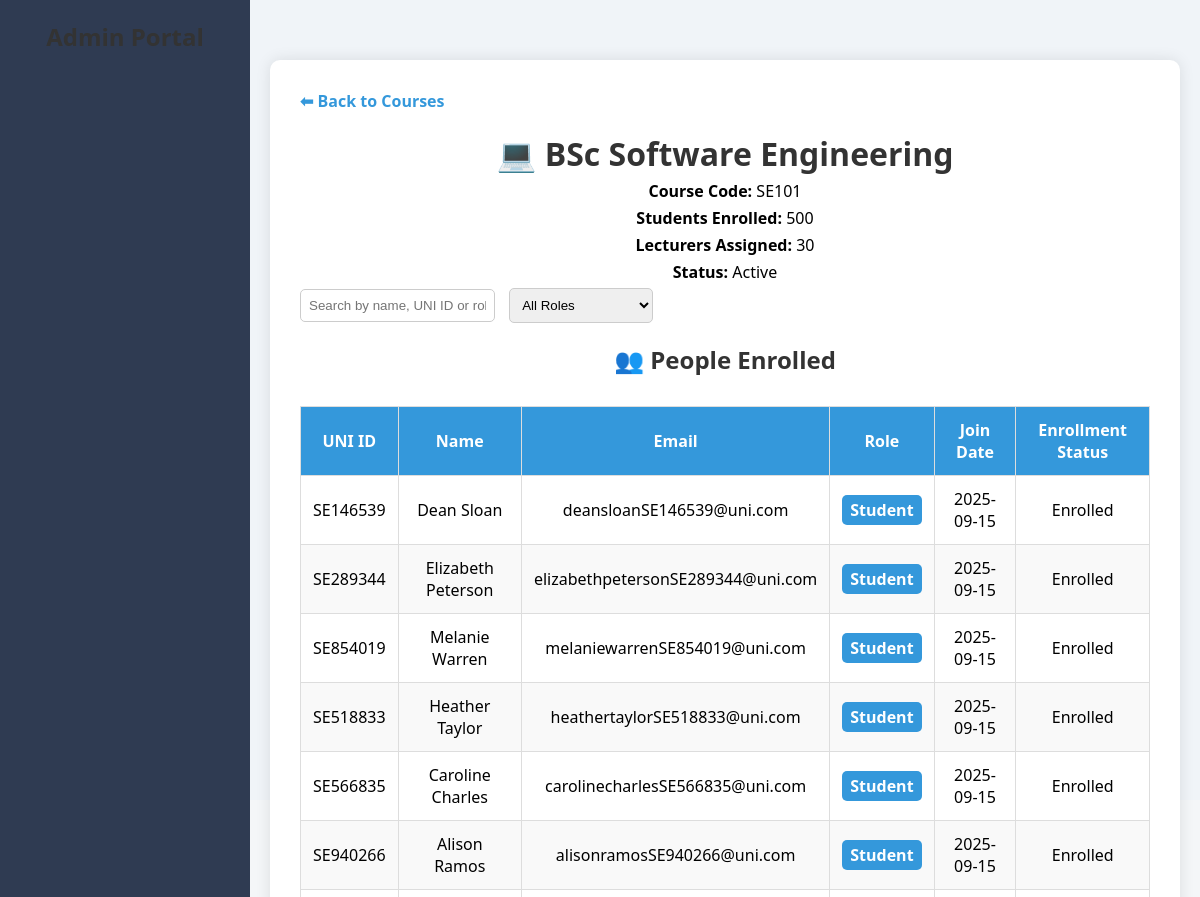
/course/3/view (upper part), run on an earlier commit of the app's database.
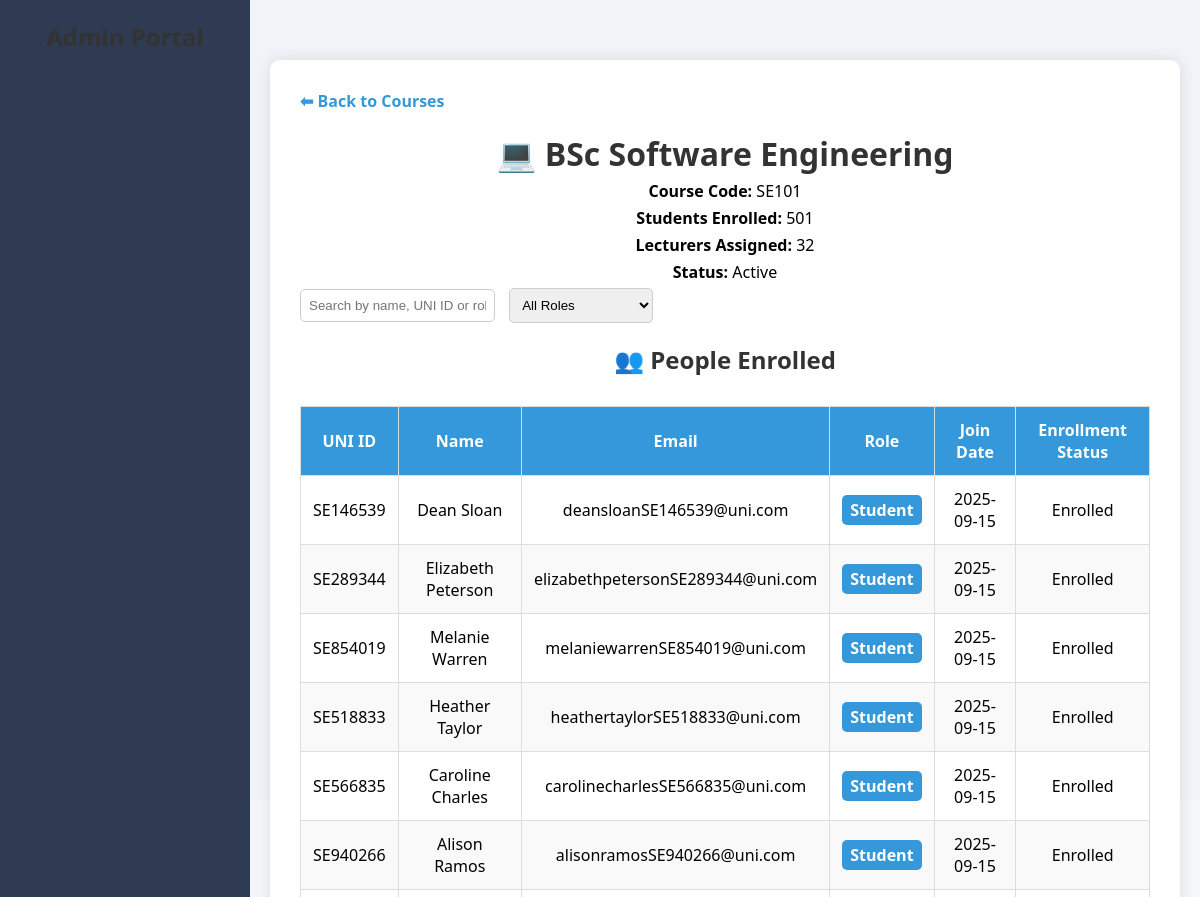
And on a later commit of the database.
### tables this page shows
CREATE TABLE courses (
    id INTEGER PRIMARY KEY AUTOINCREMENT,
    name TEXT NOT NULL,
    code TEXT NOT NULL UNIQUE,
    students INTEGER DEFAULT 0,
    lecturers INTEGER DEFAULT 0,
    status TEXT DEFAULT 'Active',
    attendance INTEGER DEFAULT 75,
    average_grade REAL DEFAULT 65,
    satisfaction INTEGER DEFAULT 4
, year INTEGER DEFAULT 2024);

### app.py (the view)
@app.route('/course/<int:course_id>/view')
def view_course(course_id):
    conn = get_db_connection()
    course = conn.execute('SELECT * FROM courses WHERE id = ?', (course_id,)).fetchone()
    if not course:
        conn.close()
        return "Course Not Found", 404
    users_in_course = conn.execute('''
    SELECT s.username, s.email, s.role, s.join_date, s.enrollment_status, s.id AS uni_id
    FROM students s
    JOIN enrollments e ON s.id = e.student_id
    WHERE e.course_id = ? AND s.enrollment_status != 'Removed'
    ORDER BY
        CASE s.role
            WHEN 'Student' THEN 1
            WHEN 'Lecturer' THEN 2
            WHEN 'Teacher Assistant' THEN 3
            WHEN 'Admin' THEN 4
            ELSE 5
        END,
        s.join_date DESC
''', (course_id,)).fetchall()
    conn.close()
    course = dict(course)
    users = [dict(user) for user in users_in_course]
    if "Software" in course["name"]:
        template = 'view_software.html'
    elif "Data Science" in course["name"]:
        template = 'view_data_science.html'
    else:
        template = 'view_generic.html'
    print(f"✅ View Course '{course['name']}' — {len(users)} users found")
    if users:
        print(f"Sample user: {users[0]}")
    return render_template(template, course=course, users=users)

### app.py (called while the page is built)
def get_db_connection():
    conn = sqlite3.connect('courses.db')
    conn.row_factory = sqlite3.Row
    return conn

### templates/view_software.html (shortened to what this page needs)
<!DOCTYPE html>
<html lang="en">
<head>
  <link rel="stylesheet" href="{{ url_for('static', filename='lecturer_navbar.css') }}" />
</head>
<body>
  {% include 'navbar_admin.html' %}
  <div class="main-content">
    <div class="container">
      <a href="{{ url_for('course_management') }}" class="back-link">⬅ Back to Courses</a>
      <h1>💻 {{ course['name'] }}</h1>
      <p><strong>Course Code:</strong> {{ course['code'] }}</p>
      <p><strong>Students Enrolled:</strong> {{ course['students'] }}</p>
      <p><strong>Lecturers Assigned:</strong> {{ course['lecturers'] }}</p>
      <p><strong>Status:</strong> {{ course['status'] }}</p>
      <input type="text" id="searchInput" placeholder="Search by name, UNI ID or role..." onkeyup="applyFilters()">
      <select id="roleFilter" onchange="applyFilters()">
        <option value="">All Roles</option>
      </select>
      <h2>👥 People Enrolled</h2>
      <table id="dataTable">
        <thead>
          <tr>
            <th>UNI ID</th>
            <th>Name</th>
            <th>Email</th>
            <th>Role</th>
            <th>Join Date</th>
            <th>Enrollment Status</th>
          </tr>
        </thead>
        <tbody></tbody>
      </table>
    </div>
  </div>
</body>
</html>

What changed in the data, as far as the page shows it:
changed courses "BSc Software Engineering": students "500" → "501"; lecturers "30" → "32"
